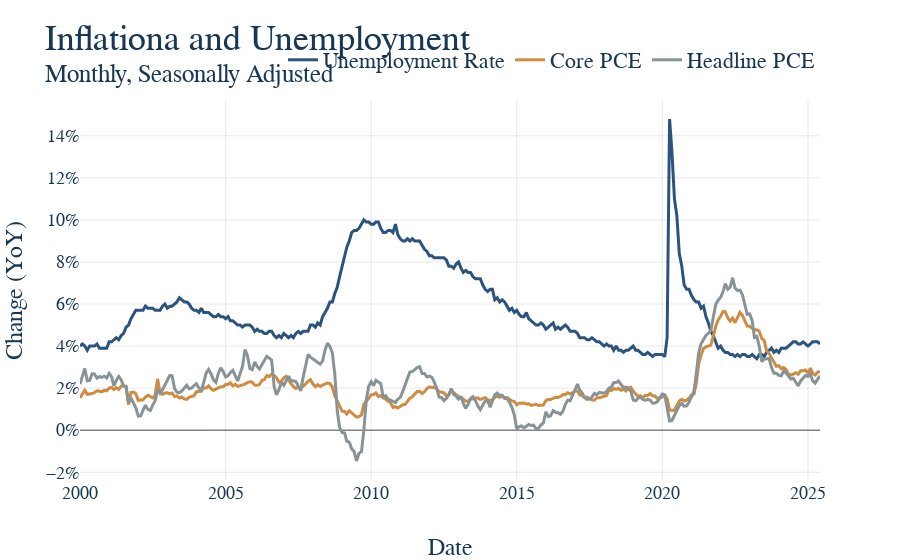

The code cell stored with this chart in its notebook:
### Code cell
# First make the figure
fig = go.Figure()


# Loop the columns of the dataframe and plot each as a separate trace
for col in joined_df.columns:
    fig.add_trace(
        go.Scatter(
            x=joined_df.index,
            y=joined_df[col],
            mode='lines',
            name=col
        )
    )

# Update the titles, using the html tage <sup> for a subtitle 
fig.update_layout(
    title = dict(text = 'Inflationa and Unemployment<br><sup>Monthly, Seasonally Adjusted </sup>'),
    xaxis_title="Date",
    yaxis_title="Change (YoY)",
)

# This is graph specific, but here we want the y-axis to be percent signs 
fig.update_yaxes(
    tickformat=".2f%",
    ticksuffix="%"
)

# Again, graph specific, we have a mutliyear series and want tick marks to be years
fig.update_xaxes(
    type='date',
    tickformat='%Y',
)

# Show our figure (Dimensions may be off on different screen sizes)
fig.show()

# This should be the same for EVERY GRAPH!
# Save it to the graph_output folder with the name matching the file, as HTML
fig.write_html(GRAPH_OUTPUT_PATH + f"/{GRAPH_NAME}.html")

### Figure 1 — Plotly figure (JSON) as saved in the notebook; plotly's stock layout.template omitted (floating-point values rounded to 4 significant figures; data arrays with more than 128 entries replaced by an {"elided": "..."} marker saying what was removed)
{"data": [{"mode": "lines", "name": "Unemployment Rate", "type": "scatter", "x": {"elided": "306 str values"}, "y": {"elided": "306 float values"}}, {"mode": "lines", "name": "Core PCE", "type": "scatter", "x": {"elided": "306 str values"}, "y": {"elided": "306 float values"}}, {"mode": "lines", "name": "Headline PCE", "type": "scatter", "x": {"elided": "306 str values"}, "y": {"elided": "306 float values"}}], "layout": {"title": {"text": "Inflationa and Unemployment<br><sup>Monthly, Seasonally Adjusted </sup>"}, "xaxis": {"tickformat": "%Y", "title": {"text": "Date"}, "type": "date"}, "yaxis": {"tickformat": ".2f%", "ticksuffix": "%", "title": {"text": "Change (YoY)"}}}}
